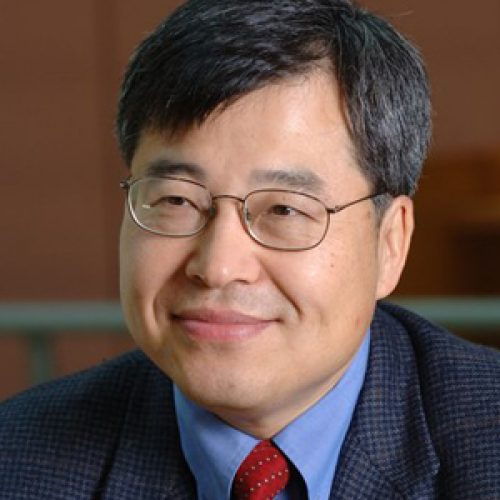
#> input picture openCV/ping.jpg, 500 x 500 px
$ python grayscale.py
#> lines starting #> are read from the running program, lines starting #| are printed output that depends on the picture
import cv2
import numpy as np
import matplotlib.pyplot as plt
#				0
# Converts the pixels to gray shades
img = cv2.imread('ping.jpg', cv2.IMREAD_GRAYSCALE)
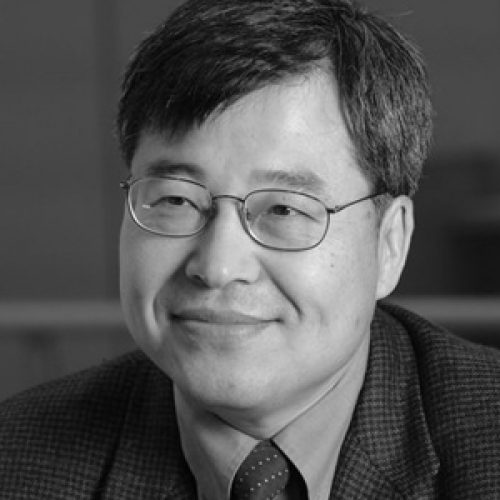
#> img: shape (500, 500); min 0, max 244, mean 84.6
# IMREAD_COLOR = 1
# IMREAD_UNCHANGED = -1

cv2.imshow('image', img)
cv2.waitKey(0)
cv2.destroyAllWindows()
